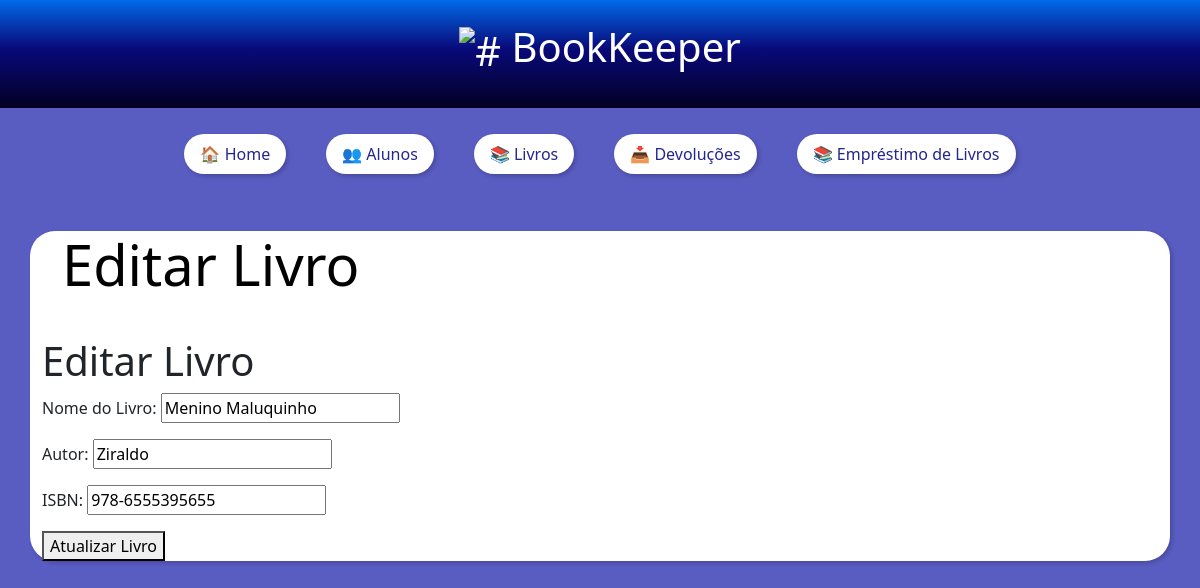
/editbook/3/, run on the app's committed database.
### biblioteca_app/models.py (models this page shows, shortened)
class Book(models.Model):
    book_name = models.CharField(max_length=200, verbose_name="Nome do Livro")
    author = models.CharField(max_length=200, verbose_name="Autor")
    isbn = models.CharField(max_length=20, verbose_name="ISBN")
    borrowed = models.BooleanField(default=False, verbose_name="Emprestado")
    class Meta:
        verbose_name = "Livro"
        verbose_name_plural = "Livros"

### biblioteca_app/views.py (the view)
# urls.py: path('editbook/<int:pk>/', edit_book_view, name='edit_book'),
def edit_book_view(request, pk):
    book = get_object_or_404(Book, pk=pk)
    if request.method == 'POST':
        form = BookForm(request.POST, instance=book)
        if form.is_valid():
            form.save()
            return HttpResponseRedirect(reverse('books'))
    else:
        form = BookForm(instance=book)
    return render(request, 'editbook.html', {'form': form})

### biblioteca_app/forms.py
class BookForm(forms.ModelForm):
    class Meta:
        model = Book
        fields = ['book_name', 'author', 'isbn']

### biblioteca_app/templates/editbook.html (shortened to what this page needs)
<!DOCTYPE html>
{% extends "index.html" %}
{% load static %}
{% block main_content %}
<div class="jumbotron">
    <div class="container">
        <h1 class="display-4"><b>Editar Livro</b></h1><br>
        <nav class="navbar bg-body-light">
   </nav>
<h1>Editar Livro</h1>
    <form method="post">
        {{ form.as_p }}
        <button type="submit">Atualizar Livro</button>
    </form>
    </div>
{% endblock %}

### biblioteca_app/templates/editbook.html (style rules this page uses)
body { background: rgb(89,92,193); }
.container { background-color: #ffffff; border-radius: 25px; margin: 2em auto; box-shadow: 2px 2px 4px rgba(0, 0, 0, 0.2); }
.display-4 { font-style: normal; color: #000000; margin-left: 20px; }

### biblioteca_app/templates/index.html (style rules this page uses)
.navbar { margin-top: -10px; }

### data on the page
Book: book_name "Menino Maluquinho", author "Ziraldo", isbn "978-6555395655"
